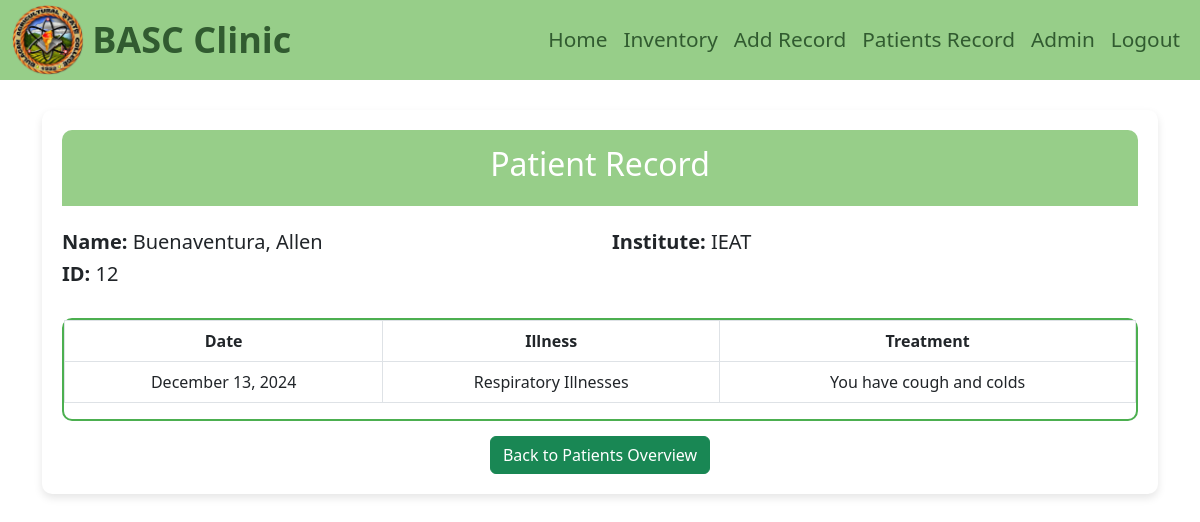
/pages/admin/view-records.php?id=12 (signed in), run on the app's committed database.
### tables this page shows
CREATE TABLE `users` (
  `userID` int(11) NOT NULL,
  `userStudentID` varchar(100) DEFAULT NULL,
  `userFName` varchar(100) NOT NULL,
  `userMName` varchar(100) NOT NULL,
  `userLName` varchar(100) NOT NULL,
  `userType` int(11) NOT NULL,
  `userEmail` varchar(100) NOT NULL,
  `userPassword` varchar(100) NOT NULL,
  `userBirthday` date NOT NULL,
  `userWorkPosition` varchar(100) DEFAULT NULL,
  `userInstitute` varchar(100) NOT NULL,
  `userSubject` varchar(100) DEFAULT NULL,
  `userBarangay` varchar(100) NOT NULL,
  `userTown` varchar(100) NOT NULL,
  `userCity` varchar(100) NOT NULL,
  `userProvince` varchar(100) NOT NULL,
  `deleted` tinyint(1) DEFAULT 0
);

CREATE TABLE `audittrails` (
  `patientID` int(11) NOT NULL,
  `patientUserID` int(11) NOT NULL,
  `patientEmail` varchar(100) NOT NULL,
  `patientIllnessType` int(11) NOT NULL,
  `patientDescription` varchar(255) NOT NULL,
  `patientDate` datetime NOT NULL,
  `patientSupplyID` int(11) NOT NULL,
  `patientType` int(11) NOT NULL
);

CREATE TABLE `illnesstypes` (
  `illID` int(11) NOT NULL,
  `illDescription` varchar(100) NOT NULL
);

### pages/admin/view-records.php (the view, shortened to what this page needs)
<?php
require '../../config/dbcon.php';
$patientID = isset($_GET['id']) ? intval($_GET['id']) : 0;
$query = "SELECT * FROM users WHERE userID = ?";
$stmt = $conn->prepare($query);
$stmt->bind_param("i", $patientID);
$stmt->execute();
$result = $stmt->get_result();
if ($result->num_rows > 0) {
    $patient = $result->fetch_assoc();
} else {
    echo "<script>alert('Patient not found.'); window.location.href = 'records.php';</script>";
    exit();
}
$medicalQuery = "SELECT audittrails.*, illnesstypes.illDescription FROM audittrails LEFT JOIN illnesstypes ON illnesstypes.illID = audittrails.patientIllnessType LEFT JOIN users ON users.userEmail = audittrails.patientEmail WHERE users.userID = ?";
$medicalStmt = $conn->prepare($medicalQuery);
$medicalStmt->bind_param("i", $patientID);
$medicalStmt->execute();
$medicalResult = $medicalStmt->get_result();
?>
<!DOCTYPE html>
<html lang="en">
<head>
    <link href="https://cdn.jsdelivr.net/npm/bootstrap@5.3.0-alpha1/dist/css/bootstrap.min.css" rel="stylesheet">
</head>
<body>
    <?php include 'navbar.php' ?>
    <div class="container">
        <div class="record-container">
            <div class="header text-center">
                <h2>Patient Record</h2>
            </div>
            <div class="row mt-4">
                <div class="col-md-6">
                    <h5><strong>Name:</strong>
                        <span><?php echo $patient['userLName'] . ", " . $patient['userFName']; ?></span>
                    </h5>
                    <h5><strong>ID:</strong>
                        <span><?php echo $patient['userID']; ?></span>
                    </h5>
                </div>
                <div class="col-md-6">
                    <h5><strong>Institute:</strong>
                        <span><?php echo $patient['userInstitute']; ?></span>
                    </h5>
                </div>
            </div>
            <div class="table-container mt-4">
                <table class="table table-bordered">
                    <thead>
                        <tr>
                            <th>Date</th>
                            <th>Illness</th>
                            <th>Treatment</th>
                        </tr>
                    </thead>
                    <tbody id="recordBody">
                        <?php while ($row = $medicalResult->fetch_assoc()): ?>
                        <tr>
                            <td><?php echo $formattedDate = date("F j, Y", strtotime($row['patientDate']));; ?></td>
                            <td><?php echo $row['illDescription']; ?></td>
                            <td><?php echo $row['patientDescription']; ?></td>
                        </tr>
                        <?php endwhile; ?>
                    </tbody>
                </table>
            </div>
            <div class="text-center back-button">
                <a href="records.php" class="btn btn-success">Back to Patients Overview</a>
            </div>
        </div>
    </div>
</body>
</html>

### pages/admin/view-records.php (style rules this page uses)
body { background-color: #f6fff8; }
.record-container { margin: 30px auto; padding: 20px; background-color: #ffffff; border-radius: 10px; box-shadow: 0 4px 8px rgba(0, 0, 0, 0.1); }
.header { background-color: #97ce89; color: white; padding: 15px; border-radius: 10px 10px 0 0; }
.table-container { background-color: #ffffff; margin-top: 20px; border: 2px solid #4caf50; border-radius: 10px; }
.table th { background-color: #97ce89; text-align: center; }
.table td { text-align: center; }
.back-button { margin-top: 15px; }

### data on the page
users: userLName "Buenaventura", userFName "Allen", userID "12", userInstitute "IEAT"
audittrails: patientDate "December 13, 2024", illnesstypes.illDescription "Respiratory Illnesses", patientDescription "You have cough and colds"
